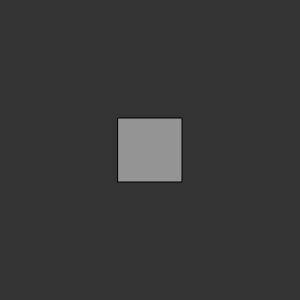
Frame 1 (no input)
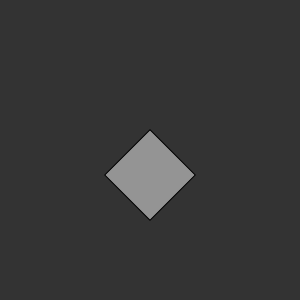
Frame 60 (no input)
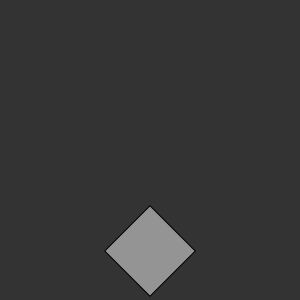
Frame 120 (the mouse pressed at the canvas centre since frame 60)

The p5.js sketch that drew these frames (run headless with seeded random() and noise() and a simulated clock; from frame 60 on, the mouse is pressed at the canvas centre):

// p5.js sketch
// ── sketch.js
 class Mover {
     constructor(mass,x,y){
        this.loc = createVector(width/2,height/2)
        this.vel = createVector(0,0)
        this.acc = createVector(0.01,0.01)

        this.mass = mass
        
        this.angle = 0
        this.aVelocity = 0
        this.aAcceleration = 0.01

     }

     update() {
        this.vel.add(this.acc)
        this.loc.add(this.vel)

        //this.aAcceleration = this.acc.x/100

        this.aVelocity += this.aAcceleration
        this.angle += this.aVelocity

        //this.acc =0
        this.aAcceleration =0
     }

     cannonshot() {
        this.acc.add(10)
     }

     display() {
        let i_angle = atan2(this.vel.y,this.vel.x)
        stroke(0)
        fill(175,200)
        rectMode(CENTER)
        push()
        //console.log(this.loc.x,this.loc.y)
        translate(width/2,height/2)
        rotate(i_angle)
        //console.log(this.loc.x + this.mass*8)
        rect(this.loc.x-width/2,this.loc.y-height/2, this.mass * 16, this.mass * 16)
        pop()
     }
 }

 let mover
 function setup(){
     
     createCanvas(300,300)
     mover = new Mover(4)
     
 }
 function draw() {
    background(51)
    //mover.cannonshot()
     mover.display()
     mover.update()
 }
